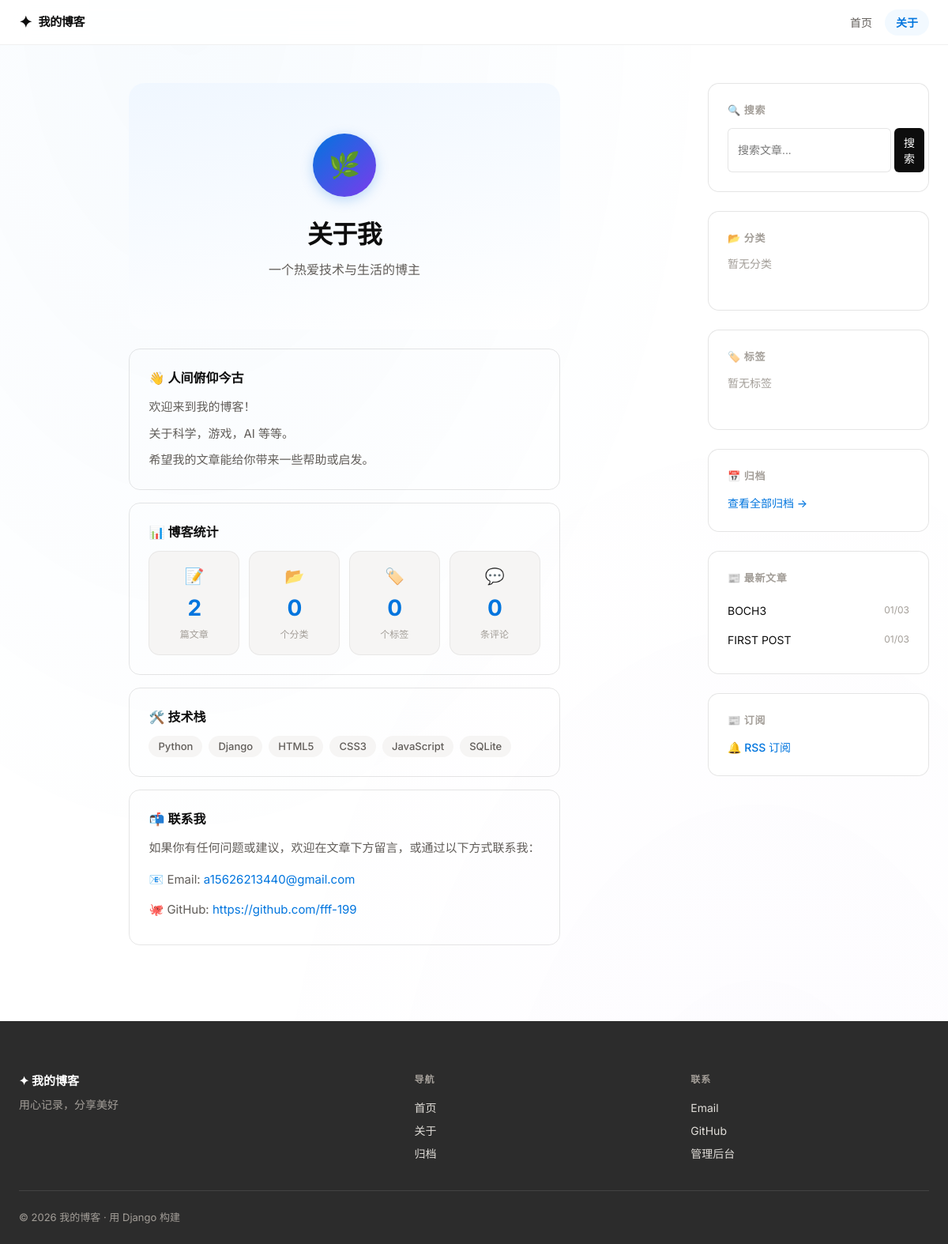
Page /about/ on the earlier database version.
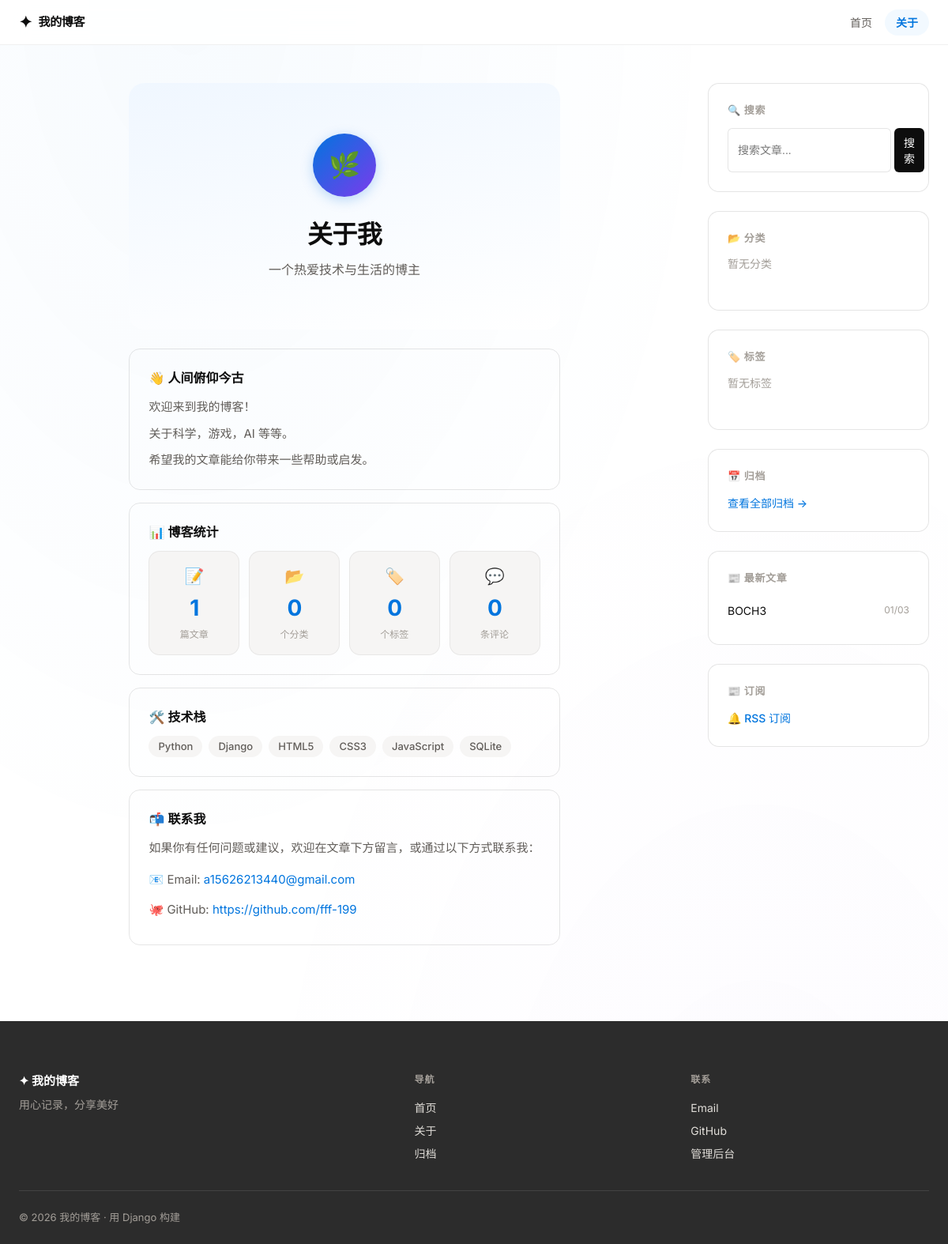
Same page on the later database version.
### blog/models.py (models this page shows, shortened)
class Post(models.Model):
    title = models.CharField(max_length=200, verbose_name="标题")
    slug = models.SlugField(max_length=200, unique=True, blank=True, verbose_name="URL标识")
    excerpt = models.TextField(max_length=500, blank=True, verbose_name="文章摘要")
    content = models.TextField(verbose_name="正文内容")
    author = models.ForeignKey(
        User,
        on_delete=models.CASCADE,
        verbose_name="作者"
    )
    category = models.ForeignKey(
        Category,
        on_delete=models.SET_NULL,
        null=True,
        blank=True,
        related_name='posts',
        verbose_name="分类"
    )
    tags = models.ManyToManyField(
        Tag,
        blank=True,
        related_name='posts',
        verbose_name="标签"
    )
    created_at = models.DateTimeField(auto_now_add=True, verbose_name="创建时间")
    updated_at = models.DateTimeField(auto_now=True, verbose_name="更新时间")
    is_published = models.BooleanField(default=True, verbose_name="是否发布")
    views = models.PositiveIntegerField(default=0, verbose_name="浏览次数")
    cover_image = models.ImageField(
        upload_to='covers/%Y/%m/',
        blank=True,
        null=True,
        verbose_name="封面图片"
    )
    class Meta:
        verbose_name = "文章"
        verbose_name_plural = "文章"
        ordering = ['-created_at']

### blog/views.py (the view)
# urls.py: path('about/', views.about, name='about'),
def about(request):
    stats = {
        'post_count': Post.objects.filter(is_published=True).count(),
        'category_count': Category.objects.count(),
        'tag_count': Tag.objects.count(),
        'comment_count': Comment.objects.filter(is_approved=True).count(),
    }
    context = {"stats": stats}
    return render(request, 'blog/about.html', context)

### blog/context_processors.py (called while the page is built)
def sidebar_context(request):
    try:
        context = get_sidebar_context()
    except Exception:
        context = {
            "categories": [],
            "tags": [],
            "recent_posts": [],
        }
    context["q"] = request.GET.get("q", "").strip()
    return context

### blog/sidebar.py (called while the page is built)
def get_sidebar_context(*, exclude_post_id=None):
    categories = Category.objects.annotate(
        post_count=Count("posts", filter=Q(posts__is_published=True))
    )
    tags = Tag.objects.all()
    recent_posts_qs = Post.objects.filter(is_published=True)
    if exclude_post_id is not None:
        recent_posts_qs = recent_posts_qs.exclude(pk=exclude_post_id)
    recent_posts = recent_posts_qs[:5]
    return {
        "categories": categories,
        "tags": tags,
        "recent_posts": recent_posts,
    }

### templates/blog/about.html (shortened to what this page needs)
{% extends 'base.html' %}
{% block content %}
<div class="content-wrapper">
    <section class="about-section">
        <div class="about-header">
            <div class="about-avatar">🌿</div>
            <h1 class="about-title">关于我</h1>
            <p class="about-subtitle">一个热爱技术与生活的博主</p>
        </div>
        <div class="about-content">
            <div class="about-card">
                <h2>👋 人间俯仰今古</h2>
                <p>欢迎来到我的博客！</p>
                <p>关于科学，游戏，AI 等等。</p>
                <p>希望我的文章能给你带来一些帮助或启发。</p>
            </div>
            <div class="about-card">
                <h2>📊 博客统计</h2>
                <div class="stats-grid">
                    <div class="stat-card">
                        <span class="stat-icon">📝</span>
                        <span class="stat-value">{{ stats.post_count }}</span>
                        <span class="stat-label">篇文章</span>
                    </div>
                    <div class="stat-card">
                        <span class="stat-icon">📂</span>
                        <span class="stat-value">{{ stats.category_count }}</span>
                        <span class="stat-label">个分类</span>
                    </div>
                    <div class="stat-card">
                        <span class="stat-icon">🏷️</span>
                        <span class="stat-value">{{ stats.tag_count }}</span>
                        <span class="stat-label">个标签</span>
                    </div>
                    <div class="stat-card">
                        <span class="stat-icon">💬</span>
                        <span class="stat-value">{{ stats.comment_count }}</span>
                        <span class="stat-label">条评论</span>
                    </div>
                </div>
            </div>
            <div class="about-card">
                <h2>🛠️ 技术栈</h2>
                <div class="tech-tags">
                    <span class="tech-tag">Python</span>
                    <span class="tech-tag">Django</span>
                    <span class="tech-tag">HTML5</span>
                    <span class="tech-tag">CSS3</span>
                    <span class="tech-tag">JavaScript</span>
                    <span class="tech-tag">SQLite</span>
                </div>
            </div>
            <div class="about-card">
                <h2>📬 联系我</h2>
                <p>如果你有任何问题或建议，欢迎在文章下方留言，或通过以下方式联系我：</p>
                <ul class="contact-list">
                    <li>📧 Email: <a href="mailto:a15626213440@gmail.com">a15626213440@gmail.com</a></li>
                    <li>🐙 GitHub: <a href="https://github.com/fff-199" target="_blank" rel="noopener noreferrer">https://github.com/fff-199</a></li>
                </ul>
            </div>
        </div>
    </section>
    {% include 'blog/sidebar.html' %}
</div>
{% endblock %}

### templates/blog/sidebar.html
<aside class="sidebar">
    <div class="sidebar-widget search-widget">
        <h3 class="widget-title">🔍 搜索</h3>
        <form class="search-box" method="get" action="{% url 'blog:search' %}">
            <input type="text" name="q" value="{{ query|default:'' }}" placeholder="搜索文章..." class="search-input">
            <button type="submit" class="search-btn">搜索</button>
        </form>
    </div>
    <div class="sidebar-widget categories-widget">
        <h3 class="widget-title">📂 分类</h3>
        <ul class="category-list">
            {% for cat in categories %}
            <li>
                <a href="{% url 'blog:category_posts' cat.slug %}"
                    class="category-link {% if category.slug == cat.slug %}active{% endif %}">
                    <span class="category-name">{{ cat.name }}</span>
                    <span class="category-count">{{ cat.post_count }}</span>
                </a>
            </li>
            {% empty %}
            <li class="empty-hint">暂无分类</li>
            {% endfor %}
        </ul>
    </div>
    <div class="sidebar-widget tags-widget">
        <h3 class="widget-title">🏷️ 标签</h3>
        <div class="tag-cloud">
            {% for t in tags %}
            <a href="{% url 'blog:tag_posts' t.slug %}" class="tag-item {% if tag.slug == t.slug %}active{% endif %}">
                {{ t.name }}
            </a>
            {% empty %}
            <span class="empty-hint">暂无标签</span>
            {% endfor %}
        </div>
    </div>
    <div class="sidebar-widget archive-widget">
        <h3 class="widget-title">📅 归档</h3>
        <a href="{% url 'blog:archives' %}" class="archive-link">查看全部归档 →</a>
    </div>
    <div class="sidebar-widget recent-widget">
        <h3 class="widget-title">📰 最新文章</h3>
        <ul class="recent-posts">
            {% for p in recent_posts %}
            <li>
                <a href="{% url 'blog:post_detail' p.slug %}" class="recent-post-link">
                    <span class="recent-post-title">{{ p.title|truncatechars:25 }}</span>
                    <span class="recent-post-date">{{ p.created_at|date:"m/d" }}</span>
                </a>
            </li>
            {% empty %}
            <li class="empty-hint">暂无文章</li>
            {% endfor %}
        </ul>
    </div>
    <div class="sidebar-widget rss-widget">
        <h3 class="widget-title">📰 订阅</h3>
        <a href="{% url 'blog:feed' %}" class="rss-link" target="_blank">
            🔔 RSS 订阅
        </a>
    </div>
</aside>

Differences in the rows shown:
removed Post: title "FIRST POST", created_at "01/03"
Other differences:
{{ stats.post_count }}: "2" → "1"
